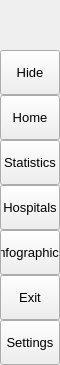
        <widget class="QFrame" name="leftMenuBg">
         <property name="minimumSize">
          <size>
           <width>60</width>
           <height>0</height>
          </size>
         </property>
         <property name="maximumSize">
          <size>
           <width>60</width>
           <height>16777215</height>
          </size>
         </property>
         <property name="frameShape">
          <enum>QFrame::NoFrame</enum>
         </property>
         <property name="frameShadow">
          <enum>QFrame::Raised</enum>
         </property>
         <layout class="QVBoxLayout" name="verticalLayout_3">
          <property name="spacing">
           <number>0</number>
          </property>
          <property name="leftMargin">
           <number>0</number>
          </property>
          <property name="topMargin">
           <number>0</number>
          </property>
          <property name="rightMargin">
           <number>0</number>
          </property>
          <property name="bottomMargin">
           <number>0</number>
          </property>
          <item>
           <widget class="QFrame" name="topLogoInfo">
            <property name="minimumSize">
             <size>
              <width>0</width>
              <height>50</height>
             </size>
            </property>
            <property name="maximumSize">
             <size>
              <width>16777215</width>
              <height>50</height>
             </size>
            </property>
            <property name="frameShape">
             <enum>QFrame::NoFrame</enum>
            </property>
            <property name="frameShadow">
             <enum>QFrame::Raised</enum>
            </property>
            <widget class="QFrame" name="topLogo">
             <property name="geometry">
              <rect>
               <x>10</x>
               <y>5</y>
               <width>42</width>
               <height>42</height>
              </rect>
             </property>
             <property name="minimumSize">
              <size>
               <width>42</width>
               <height>42</height>
              </size>
             </property>
             <property name="maximumSize">
              <size>
               <width>42</width>
               <height>42</height>
              </size>
             </property>
             <property name="frameShape">
              <enum>QFrame::NoFrame</enum>
             </property>
             <property name="frameShadow">
              <enum>QFrame::Raised</enum>
             </property>
            </widget>
            <widget class="QLabel" name="titleLeftApp">
             <property name="geometry">
              <rect>
               <x>70</x>
               <y>0</y>
               <width>160</width>
               <height>31</height>
              </rect>
             </property>
             <property name="font">
              <font>
               <family>Segoe UI Semibold</family>
               <pointsize>12</pointsize>
               <weight>7</weight>
               <italic>false</italic>
               <bold>false</bold>
              </font>
             </property>
             <property name="text">
              <string>COVINFO</string>
             </property>
             <property name="alignment">
              <set>Qt::AlignLeading|Qt::AlignLeft|Qt::AlignTop</set>
             </property>
            </widget>
            <widget class="QLabel" name="titleLeftDescription">
             <property name="geometry">
              <rect>
               <x>70</x>
               <y>27</y>
               <width>160</width>
               <height>16</height>
              </rect>
             </property>
             <property name="maximumSize">
              <size>
               <width>16777215</width>
               <height>16</height>
              </size>
             </property>
             <property name="font">
              <font>
               <family>Segoe UI</family>
               <pointsize>8</pointsize>
               <weight>50</weight>
               <italic>false</italic>
               <bold>false</bold>
              </font>
             </property>
             <property name="text">
              <string>Stay Safe</string>
             </property>
             <property name="alignment">
              <set>Qt::AlignLeading|Qt::AlignLeft|Qt::AlignTop</set>
             </property>
            </widget>
           </widget>
          </item>
          <item>
           <widget class="QFrame" name="leftMenuFrame">
            <property name="frameShape">
             <enum>QFrame::NoFrame</enum>
            </property>
            <property name="frameShadow">
             <enum>QFrame::Raised</enum>
            </property>
            <layout class="QVBoxLayout" name="verticalMenuLayout">
             <property name="spacing">
              <number>0</number>
             </property>
             <property name="leftMargin">
              <number>0</number>
             </property>
             <property name="topMargin">
              <number>0</number>
             </property>
             <property name="rightMargin">
              <number>0</number>
             </property>
             <property name="bottomMargin">
              <number>0</number>
             </property>
             <item>
              <widget class="QFrame" name="toggleBox">
               <property name="maximumSize">
                <size>
                 <width>16777215</width>
                 <height>45</height>
                </size>
               </property>
               <property name="frameShape">
                <enum>QFrame::NoFrame</enum>
               </property>
               <property name="frameShadow">
                <enum>QFrame::Raised</enum>
               </property>
               <layout class="QVBoxLayout" name="verticalLayout_4">
                <property name="spacing">
                 <number>0</number>
                </property>
                <property name="leftMargin">
                 <number>0</number>
                </property>
                <property name="topMargin">
                 <number>0</number>
                </property>
                <property name="rightMargin">
                 <number>0</number>
                </property>
                <property name="bottomMargin">
                 <number>0</number>
                </property>
                <item>
                 <widget class="QPushButton" name="toggleButton">
                  <property name="sizePolicy">
                   <sizepolicy hsizetype="Expanding" vsizetype="Fixed">
                    <horstretch>0</horstretch>
                    <verstretch>0</verstretch>
                   </sizepolicy>
                  </property>
                  <property name="minimumSize">
                   <size>
                    <width>0</width>
                    <height>45</height>
                   </size>
                  </property>
                  <property name="font">
                   <font>
                    <family>Segoe UI</family>
                    <pointsize>10</pointsize>
                    <weight>50</weight>
                    <italic>false</italic>
                    <bold>false</bold>
                   </font>
                  </property>
                  <property name="cursor">
                   <cursorShape>PointingHandCursor</cursorShape>
                  </property>
                  <property name="layoutDirection">
                   <enum>Qt::LeftToRight</enum>
                  </property>
                  <property name="styleSheet">
                   <string notr="true">background-image: url(:/icons/images/icons/icon_menu.png);</string>
                  </property>
                  <property name="text">
                   <string>Hide</string>
                  </property>
                 </widget>
                </item>
               </layout>
              </widget>
             </item>
             <item alignment="Qt::AlignTop">
              <widget class="QFrame" name="topMenu">
               <property name="frameShape">
                <enum>QFrame::NoFrame</enum>
               </property>
               <property name="frameShadow">
                <enum>QFrame::Raised</enum>
               </property>
               <layout class="QVBoxLayout" name="verticalLayout_8">
                <property name="spacing">
                 <number>0</number>
                </property>
                <property name="leftMargin">
                 <number>0</number>
                </property>
                <property name="topMargin">
                 <number>0</number>
                </property>
                <property name="rightMargin">
                 <number>0</number>
                </property>
                <property name="bottomMargin">
                 <number>0</number>
                </property>
                <item>
                 <widget class="QPushButton" name="btn_home">
                  <property name="sizePolicy">
                   <sizepolicy hsizetype="Expanding" vsizetype="Fixed">
                    <horstretch>0</horstretch>
                    <verstretch>0</verstretch>
                   </sizepolicy>
                  </property>
                  <property name="minimumSize">
                   <size>
                    <width>0</width>
                    <height>45</height>
                   </size>
                  </property>
                  <property name="font">
                   <font>
                    <family>Segoe UI</family>
                    <pointsize>10</pointsize>
                    <weight>50</weight>
                    <italic>false</italic>
                    <bold>false</bold>
                   </font>
                  </property>
                  <property name="cursor">
                   <cursorShape>PointingHandCursor</cursorShape>
                  </property>
                  <property name="layoutDirection">
                   <enum>Qt::LeftToRight</enum>
                  </property>
                  <property name="styleSheet">
                   <string notr="true">background-image: url(:/icons/images/icons/cil-home.png);</string>
                  </property>
                  <property name="text">
                   <string>Home</string>
                  </property>
                 </widget>
                </item>
                <item>
                 <widget class="QPushButton" name="btn_statistics">
                  <property name="sizePolicy">
                   <sizepolicy hsizetype="Expanding" vsizetype="Fixed">
                    <horstretch>0</horstretch>
                    <verstretch>0</verstretch>
                   </sizepolicy>
                  </property>
                  <property name="minimumSize">
                   <size>
                    <width>0</width>
                    <height>45</height>
                   </size>
                  </property>
                  <property name="font">
                   <font>
                    <family>Segoe UI</family>
                    <pointsize>10</pointsize>
                    <weight>50</weight>
                    <italic>false</italic>
                    <bold>false</bold>
                   </font>
                  </property>
                  <property name="cursor">
                   <cursorShape>PointingHandCursor</cursorShape>
                  </property>
                  <property name="layoutDirection">
                   <enum>Qt::LeftToRight</enum>
                  </property>
                  <property name="styleSheet">
                   <string notr="true">background-image: url(:/icons/images/icons/cil-chart-line.png);</string>
                  </property>
                  <property name="text">
                   <string>Statistics</string>
                  </property>
                 </widget>
                </item>
                <item>
                 <widget class="QPushButton" name="btn_hospitals">
                  <property name="sizePolicy">
                   <sizepolicy hsizetype="Expanding" vsizetype="Fixed">
                    <horstretch>0</horstretch>
                    <verstretch>0</verstretch>
                   </sizepolicy>
                  </property>
                  <property name="minimumSize">
                   <size>
                    <width>0</width>
                    <height>45</height>
                   </size>
                  </property>
                  <property name="font">
                   <font>
                    <family>Segoe UI</family>
                    <pointsize>10</pointsize>
                    <weight>50</weight>
                    <italic>false</italic>
                    <bold>false</bold>
                   </font>
                  </property>
                  <property name="cursor">
                   <cursorShape>PointingHandCursor</cursorShape>
                  </property>
                  <property name="layoutDirection">
                   <enum>Qt::LeftToRight</enum>
                  </property>
                  <property name="styleSheet">
                   <string notr="true">background-image: url(:/icons/images/icons/cil-medical-cross.png)</string>
                  </property>
                  <property name="text">
                   <string>Hospitals</string>
                  </property>
                 </widget>
                </item>
                <item>
                 <widget class="QPushButton" name="btn_infographics">
                  <property name="sizePolicy">
                   <sizepolicy hsizetype="Expanding" vsizetype="Fixed">
                    <horstretch>0</horstretch>
                    <verstretch>0</verstretch>
                   </sizepolicy>
                  </property>
                  <property name="minimumSize">
                   <size>
                    <width>0</width>
                    <height>45</height>
                   </size>
                  </property>
                  <property name="font">
                   <font>
                    <family>Segoe UI</family>
                    <pointsize>10</pointsize>
                    <weight>50</weight>
                    <italic>false</italic>
                    <bold>false</bold>
                   </font>
                  </property>
                  <property name="cursor">
                   <cursorShape>PointingHandCursor</cursorShape>
                  </property>
                  <property name="layoutDirection">
                   <enum>Qt::LeftToRight</enum>
                  </property>
                  <property name="styleSheet">
                   <string notr="true">background-image: url(:/icons/images/icons/cil-clipboard.png);</string>
                  </property>
                  <property name="text">
                   <string>Infographics</string>
                  </property>
                 </widget>
                </item>
                <item>
                 <widget class="QPushButton" name="btn_exit">
                  <property name="sizePolicy">
                   <sizepolicy hsizetype="Expanding" vsizetype="Fixed">
                    <horstretch>0</horstretch>
                    <verstretch>0</verstretch>
                   </sizepolicy>
                  </property>
                  <property name="minimumSize">
                   <size>
                    <width>0</width>
                    <height>45</height>
                   </size>
                  </property>
                  <property name="font">
                   <font>
                    <family>Segoe UI</family>
                    <pointsize>10</pointsize>
                    <weight>50</weight>
                    <italic>false</italic>
                    <bold>false</bold>
                   </font>
                  </property>
                  <property name="cursor">
                   <cursorShape>PointingHandCursor</cursorShape>
                  </property>
                  <property name="layoutDirection">
                   <enum>Qt::LeftToRight</enum>
                  </property>
                  <property name="styleSheet">
                   <string notr="true">background-image: url(:/icons/images/icons/cil-x.png);</string>
                  </property>
                  <property name="text">
                   <string>Exit</string>
                  </property>
                 </widget>
                </item>
               </layout>
              </widget>
             </item>
             <item alignment="Qt::AlignBottom">
              <widget class="QFrame" name="bottomMenu">
               <property name="frameShape">
                <enum>QFrame::NoFrame</enum>
               </property>
               <property name="frameShadow">
                <enum>QFrame::Raised</enum>
               </property>
               <layout class="QVBoxLayout" name="verticalLayout_9">
                <property name="spacing">
                 <number>0</number>
                </property>
                <property name="leftMargin">
                 <number>0</number>
                </property>
                <property name="topMargin">
                 <number>0</number>
                </property>
                <property name="rightMargin">
                 <number>0</number>
                </property>
                <property name="bottomMargin">
                 <number>0</number>
                </property>
                <item>
                 <widget class="QPushButton" name="btn_Settings">
                  <property name="sizePolicy">
                   <sizepolicy hsizetype="Expanding" vsizetype="Fixed">
                    <horstretch>0</horstretch>
                    <verstretch>0</verstretch>
                   </sizepolicy>
                  </property>
                  <property name="minimumSize">
                   <size>
                    <width>0</width>
                    <height>45</height>
                   </size>
                  </property>
                  <property name="font">
                   <font>
                    <family>Segoe UI</family>
                    <pointsize>10</pointsize>
                    <weight>50</weight>
                    <italic>false</italic>
                    <bold>false</bold>
                   </font>
                  </property>
                  <property name="cursor">
                   <cursorShape>PointingHandCursor</cursorShape>
                  </property>
                  <property name="layoutDirection">
                   <enum>Qt::LeftToRight</enum>
                  </property>
                  <property name="styleSheet">
                   <string notr="true">background-image: url(:/icons/images/icons/icon_settings.png);</string>
                  </property>
                  <property name="text">
                   <string>Settings</string>
                  </property>
                 </widget>
                </item>
               </layout>
              </widget>
             </item>
            </layout>
           </widget>
          </item>
         </layout>
        </widget>
